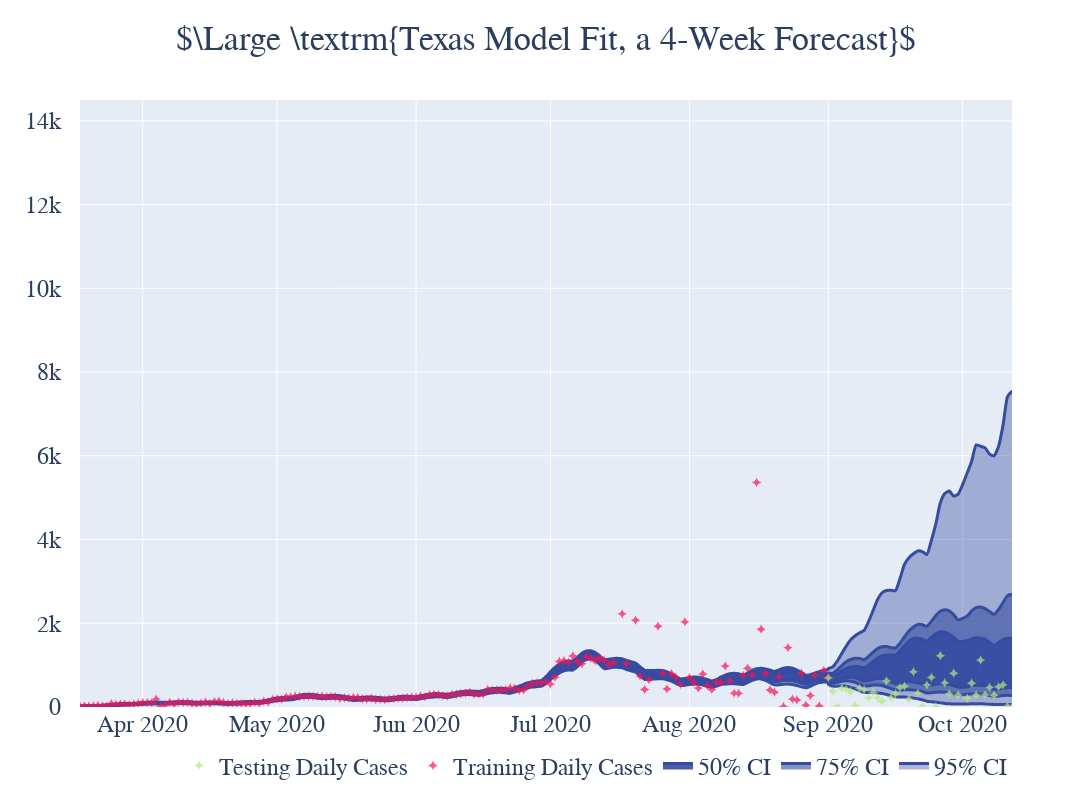

Notebook source saved alongside this figure:
### Code cell
plot_data = []
idx2 = new_cases_obs.index.append(other_part.index)



#band_list = [(0.95, 0.25), (0.89, 0.4), (0.75, 0.6), (0.5, 0.9)]
#band_list = [(2.5, 97.5, 0.25), (5.5, 94.5, 0.4), (12.5, 87.5, 0.6), (25, 75, 0.9)]
band_list = [(2.5, 97.5, 0.4), (12.5, 87.5, 0.6), (25, 75, 0.9)]
for band_tup in band_list:
    b1 = go.Scatter(
            x = idx2,
            y = bands[band_tup[0]],
            name = "{:.0f}% CI".format(100-2*band_tup[0]),
            line = dict(width=3, smoothing=0.5, shape="spline", color="rgb(53, 76, 161)"),
            fill = "tonexty",
            fillcolor = "rgba(53,76,161,{})".format(band_tup[2])
    )
        
    b2 = go.Scatter(
            x = idx2,
            y = bands[band_tup[1]],
            name = None,
            line = dict(width=3, smoothing=0.5, shape="spline", color="rgb(53, 76, 161)"),
            #fill = "tonexty",
            fillcolor = "rgba(53,76,161,{})".format(band_tup[2]),
            showlegend=False,
    
    )
    plot_data.append(b2)
    plot_data.append(b1)

    
    
# Historical Data
plot_data.append(
                    go.Scatter(
                        x=new_cases_obs.index,
                        y=new_cases_obs,
                        name="Training Daily Cases",
                        #line=dict(width=3, smoothing=1.3, shape="spline"),
                        opacity=0.7,
                        line=dict(color="rgb(255,16,83)"),
                        marker=dict(
                                line=dict(color='DarkSlateGrey')
                        ),
                        mode='markers',
                        marker_symbol="star-diamond",
                        marker_size=7
            )
)

# Training Data
plot_data.append(
                    go.Scatter(
                        x=other_part.index,
                        y=other_part,
                        name="Testing Daily Cases",
                        #line=dict(width=3, smoothing=1.3, shape="spline"),
                        opacity=0.7,
                        marker=dict(
                                line=dict(color='DarkSlateGrey')
                        ),
                        mode='markers',
                        marker_symbol="star-diamond",
                        marker_size=7
            )
)
    

layout = go.Layout(
    title=dict(
        text=r"$\Large \textrm{Texas Model Fit, a 4-Week Forecast}$",
        #text="MAP Estimates of the Effective Reproduction Number R_t for Texas Counties",
        #text="Hi",
        x=0.5
        #xanchor="center",
    ),
    font=dict(size=16),
    margin=dict(pad=0),
    yaxis=dict(ticksuffix="   ",
              zeroline=False)
)


fig = go.Figure(data=plot_data, layout=layout)
fig.update_layout(
    autosize=False,
    width=1600,
    height=800,)
#fig.update_layout(yaxis=dict(range=[min_y,max_y],
#                            tickformat=".1f"))
fig.update_layout(
    font=dict(
        family="CMU Modern",
        size=24
    )
)

fig.update_layout(legend=dict(
    orientation="h",
    yanchor="top",
    y=-0.06,
    xanchor="right",
    x=1
))

fig.update_layout(
    xaxis=dict(
        range=[datetime.datetime(2020,3,18), datetime.datetime(2020,8,31)+datetime.timedelta(days=6*7)]
    ),
    yaxis=dict(
        range=[-5, 14500]
    )
)


#fig.write_image("texas_forecast.jpg", scale=5)
#fig.write_html("texas_forecast.html")

fig.show()

### Figure 1 — Plotly figure (JSON) as saved in the notebook; plotly's stock layout.template omitted (floating-point values rounded to 4 significant figures; data arrays with more than 128 entries replaced by an {"elided": "..."} marker saying what was removed)
{"data": [{"fillcolor": "rgba(53,76,161,0.4)", "line": {"color": "rgb(53, 76, 161)", "shape": "spline", "smoothing": 0.5, "width": 3}, "showlegend": false, "type": "scatter", "x": {"elided": "307 str values"}, "y": {"elided": "307 float values"}}, {"fill": "tonexty", "fillcolor": "rgba(53,76,161,0.4)", "line": {"color": "rgb(53, 76, 161)", "shape": "spline", "smoothing": 0.5, "width": 3}, "name": "95% CI", "type": "scatter", "x": {"elided": "307 str values"}, "y": {"elided": "307 float values"}}, {"fillcolor": "rgba(53,76,161,0.6)", "line": {"color": "rgb(53, 76, 161)", "shape": "spline", "smoothing": 0.5, "width": 3}, "showlegend": false, "type": "scatter", "x": {"elided": "307 str values"}, "y": {"elided": "307 float values"}}, {"fill": "tonexty", "fillcolor": "rgba(53,76,161,0.6)", "line": {"color": "rgb(53, 76, 161)", "shape": "spline", "smoothing": 0.5, "width": 3}, "name": "75% CI", "type": "scatter", "x": {"elided": "307 str values"}, "y": {"elided": "307 float values"}}, {"fillcolor": "rgba(53,76,161,0.9)", "line": {"color": "rgb(53, 76, 161)", "shape": "spline", "smoothing": 0.5, "width": 3}, "showlegend": false, "type": "scatter", "x": {"elided": "307 str values"}, "y": {"elided": "307 float values"}}, {"fill": "tonexty", "fillcolor": "rgba(53,76,161,0.9)", "line": {"color": "rgb(53, 76, 161)", "shape": "spline", "smoothing": 0.5, "width": 3}, "name": "50% CI", "type": "scatter", "x": {"elided": "307 str values"}, "y": {"elided": "307 float values"}}, {"line": {"color": "rgb(255,16,83)"}, "marker": {"line": {"color": "DarkSlateGrey"}, "size": 7, "symbol": "star-diamond"}, "mode": "markers", "name": "Training Daily Cases", "opacity": 0.7, "type": "scatter", "x": {"elided": "170 str values"}, "y": {"elided": "170 int values"}}, {"marker": {"line": {"color": "DarkSlateGrey"}, "size": 7, "symbol": "star-diamond"}, "mode": "markers", "name": "Testing Daily Cases", "opacity": 0.7, "type": "scatter", "x": {"elided": "137 str values"}, "y": {"elided": "137 int values"}}], "layout": {"autosize": false, "font": {"family": "CMU Modern", "size": 24}, "height": 800, "legend": {"orientation": "h", "x": 1, "xanchor": "right", "y": -0.06, "yanchor": "top"}, "margin": {"pad": 0}, "title": {"text": "$\\Large \\textrm{Texas Model Fit, a 4-Week Forecast}$", "x": 0.5}, "width": 1600, "xaxis": {"range": ["2020-03-18T00:00:00", "2020-10-12T00:00:00"]}, "yaxis": {"range": [-5, 14500], "ticksuffix": "   ", "zeroline": false}}}
